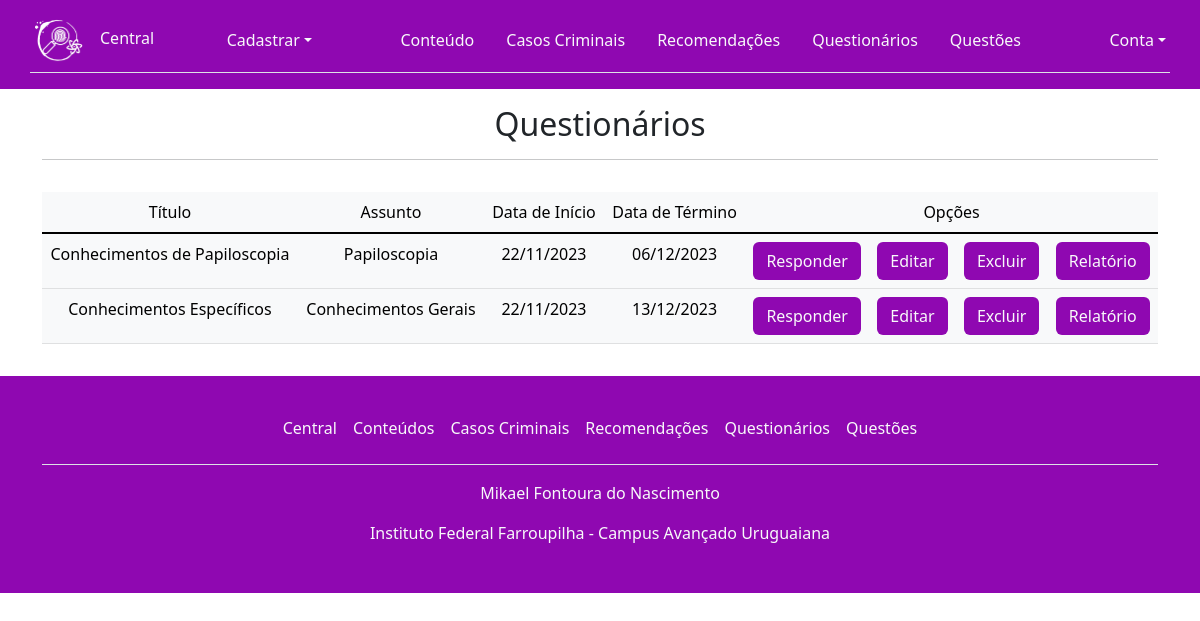
/list_questionario.php (signed in), run on the app's committed database.
### tables this page shows
CREATE TABLE `questionario` (
  `id_questionario` int(11) NOT NULL,
  `date_inic` date NOT NULL,
  `date_fin` date NOT NULL,
  `assunto` varchar(255) NOT NULL,
  `titulo_quest` varchar(100) NOT NULL
);

### list_questionario.php (the view, shortened to what this page needs)
<?php
include_once('controle.php');
$sql = "SELECT * FROM questionario";
$resultado = mysqli_query($conexao, $sql);
$dados = mysqli_fetch_all($resultado, MYSQLI_ASSOC);
$id_usuario = $_SESSION['id_usuario'];
$sql = "SELECT * FROM usuario WHERE id_usuario = '$id_usuario'";
$result = mysqli_query($conexao, $sql);
$user = mysqli_fetch_assoc($result);
function date_verify($date_bd_inicio, $date_bd_final){
    $hoje = date('Y-m-d');
    $time_hoje = strtotime($hoje);
    $time_inicio = strtotime($date_bd_inicio);
    $time_final = strtotime($date_bd_final);
    if($time_hoje >= $time_inicio && $time_hoje <= $time_final){
        return TRUE;
    } else {
        return FALSE;
    }
}
?>
<!DOCTYPE html>
<html lang="pt-BR">
<head>
    <link rel="stylesheet" href="https://cdnjs.cloudflare.com/ajax/libs/font-awesome/6.4.0/css/all.min.css" />
    <link rel="stylesheet" href="./assets/css/bootstrap.css">
    <link rel="stylesheet" href="./assets/css/pacote.css">
</head>
<body>
    <?php include_once('cabecalho.php'); ?>
    <main class="container pb-3">
        <div class="row">
            <div class="col">
                <div class="text-center py-3">
                    <h2>Questionários</h2>
                    <hr>
                </div>
            </div>
        </div>
        <div class="row">
            <div class="col-xl-12">
                <div class="table-responsive">
                    <table class="table table-light table-hover">
                        <thead class="text-center">
                            <tr>
                                <td>Título</td>
                                <td>Assunto</td>
                                <td>Data de Início</td>
                                <td>Data de Término</td>
                                <td colspan="4">Opções</td>
                            </tr>
                        </thead>
                        <tbody class="table-group-divider">
                            <?php
                            foreach ($dados as $questionario) :
                                $date_bd_inicio = $questionario['date_inic'];
                                $date_bd_final = $questionario['date_fin'];
                                $verificador = date_verify($date_bd_inicio, $date_bd_final);
                                $data1 = date_create($date_bd_inicio);
                                $data2 = date_create($date_bd_final);
                                $data_inicio = date_format($data1, 'd/m/Y');
                                $data_fim = date_format($data2, 'd/m/Y');
                            ?>
                                <tr class="text-center">
                                    <td><?php echo $questionario['titulo_quest']; ?></td>
                                    <td><?php echo $questionario['assunto']; ?></td>
                                    <td><?php echo $data_inicio; ?></td>
                                    <td><?php echo $data_fim; ?></td>
                                    <?php if ($verificador == TRUE) { ?>
                                        <td><a href="visualizar_questionario.php?questionario=<?= $questionario['id_questionario']?>" class="card-link btn text-light" style="background-color: var(--color-purple);">Responder</a></td>
                                    <?php } else { ?>
                                        <td><button href="visualizar_questionario.php?questionario=<?= $questionario['id_questionario']?>" class="card-link btn text-light" style="background-color: var(--color-purple);" disabled>Responder</button></td>
                                    <?php } ?>
                                    <?php if ($user['tipo'] == 1 || $user['tipo'] == 2) : ?>
                                        <td><a href="edit_questionario.php?id_questionario=<?= $questionario['id_questionario']; ?>" class="card-link btn text-light" style="background-color: var(--color-purple);">Editar</a></td>
                                        <td><button type="button" class="card-link btn text-light" style="background-color: var(--color-purple);" data-bs-toggle="modal" data-bs-target="#excluir<?= $questionario['id_questionario']; ?>">Excluir</button></td>
                                        <td><a href="visualizar_respostas.php?id_questionario=<?= $questionario['id_questionario'];?>" class="card-link btn text-light" style="background-color: var(--color-purple);">Relatório</a></td>
                                    <?php endif; ?>
                                </tr>
                            <?php endforeach; ?>
                        </tbody>
                    </table>
                </div>
            </div>
        </div>
    </main>
    <?php include_once('rodape.php') ?>
</body>
</html>

### assets/css/pacote.css (style rules this page uses)
:root { --color-white: rgb(253, 253, 253); --color-dark: rgb(34, 34, 34); --color-purple: rgb(143, 8, 177); --color-blue-dark: rgb(26, 7, 56); --color-blue: rgb(23, 134, 134); --color-red: rgb(179, 2, 2); --color-green: rgb(12, 143, 1); }

### data on the page
questionario: titulo_quest "Conhecimentos de Papiloscopia", assunto "Papiloscopia", date_inic "22/11/2023", date_fin "06/12/2023"
questionario: titulo_quest "Conhecimentos Específicos", assunto "Conhecimentos Gerais", date_inic "22/11/2023", date_fin "13/12/2023"
